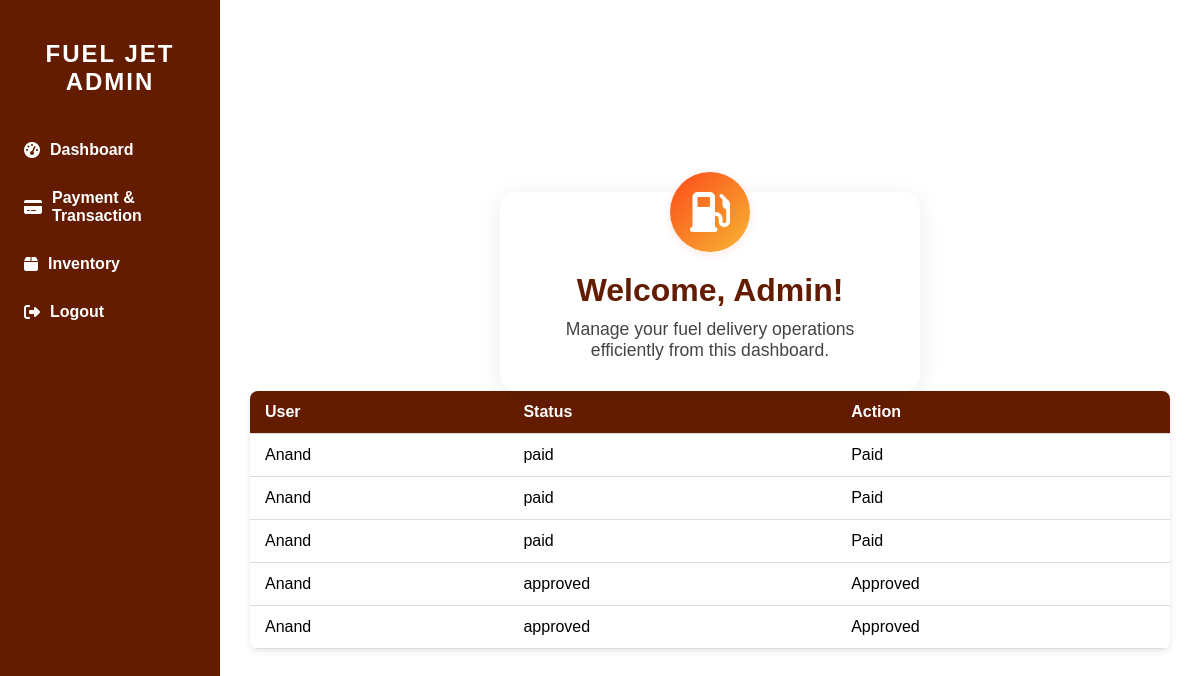
Page /admin-dashboard/ (signed in) on the earlier database version.
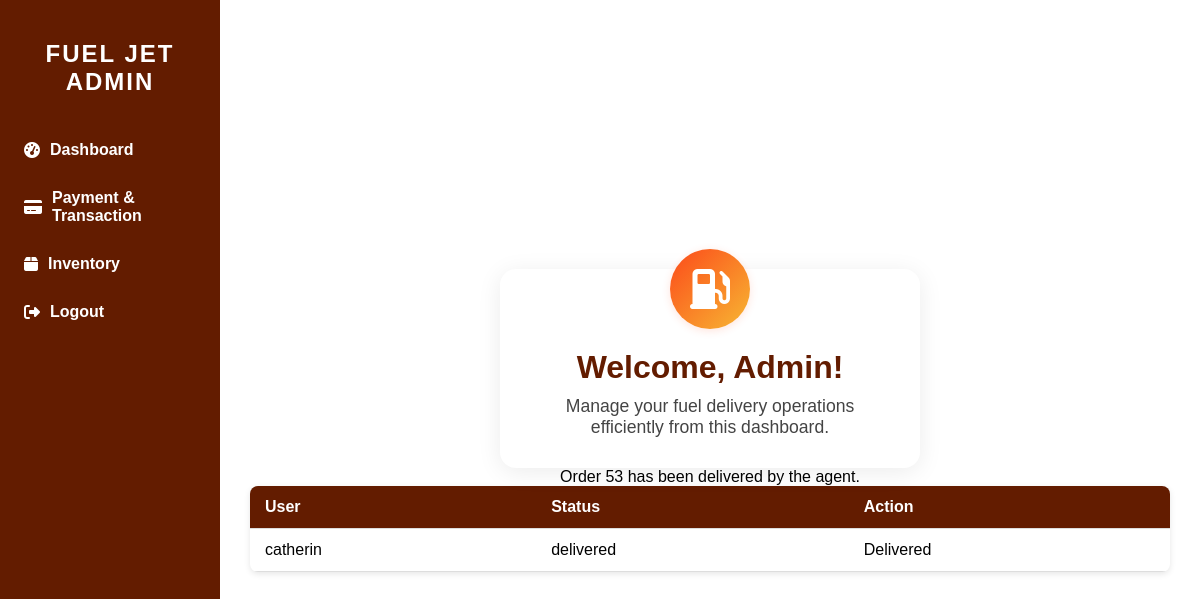
Same page on the later database version.
### Core/models.py (models this page shows, shortened)
class Order(models.Model):
    STATUS_CHOICES = [
        ('pending', 'Pending'),
        ('approved', 'Approved'),
        ('paid', 'Paid'),
    ]
    user = models.ForeignKey(User, on_delete=models.CASCADE, related_name='orders')
    phone = models.CharField(max_length=15, null=True, blank=True)  # User's phone number
    latitude = models.DecimalField(max_digits=9, decimal_places=6, null=True, blank=True)
    longitude = models.DecimalField(max_digits=9, decimal_places=6, null=True, blank=True)
    selected_pump = models.CharField(max_length=100)  # Petrol pump name as text
    fuel_type = models.CharField(max_length=100)
    quantity = models.FloatField(help_text="Quantity in litres")
    price_per_litre = models.DecimalField(max_digits=10, decimal_places=2)
    total_price = models.DecimalField(max_digits=12, decimal_places=2)
    ordered_at = models.DateTimeField(auto_now_add=True)
    status = models.CharField(max_length=20, choices=STATUS_CHOICES, default='pending')
    status_updated_at = models.DateTimeField(auto_now=True)
    user_notification = models.CharField(max_length=255, blank=True, null=True)
    admin_notification = models.CharField(max_length=255, blank=True, null=True)

### Core/views.py (the view)
# urls.py: path('admin-dashboard/', views.AdminDashboardView, name='admin_dashboard'),  # Admin dashboard
@login_required
def AdminDashboardView(request):
    if not request.user.is_staff:
        return redirect('home')
    orders = Order.objects.all().order_by('-ordered_at')
    payment_transactions = Payment.objects.select_related('customer', 'order').all().order_by('-date')
    total_payments = Payment.objects.count()
    fuel_count = Inventory.objects.count()
    return render(request, 'admin_dashboard.html', {
        'orders': orders,
        'payment_transactions': payment_transactions,
        'total_payments': total_payments,
        'fuel_count': fuel_count
    })

### templates/admin_dashboard.html (shortened to what this page needs)
{% load static %}
<!DOCTYPE html>
<html lang="en">
<head>
<link rel="stylesheet" href="https://cdnjs.cloudflare.com/ajax/libs/font-awesome/6.4.0/css/all.min.css" />
</head>
<body>
  <div class="sidebar">
    <h2>FUEL JET ADMIN</h2>
    <a href="{% url 'dashboard' %}" class="{% if request.resolver_match.url_name == 'dashboard' %}active{% endif %}"><i class="fas fa-tachometer-alt"></i> Dashboard</a>
    <a href="{% url 'payment' %}" class="{% if request.resolver_match.url_name == 'admin-payments' %}active{% endif %}"><i class="fas fa-credit-card"></i> Payment & Transaction</a>
    <a href="{%url 'inventory' %}" class="{% if request.resolver_match.url_name == 'admin-inventory' %}active{% endif %}"><i class="fas fa-box"></i> Inventory</a>
    <a href="{% url 'logout' %}"><i class="fas fa-sign-out-alt"></i> Logout</a>
  </div>
  <div class="content">
    <div class="welcome-card">
      <div class="icon-circle">
        <i class="fas fa-gas-pump"></i>
      </div>
      <h1>Welcome, Admin!</h1>
      <p>Manage your fuel delivery operations efficiently from this dashboard.</p>
    </div>
    {% for order in orders %}
      {% if order.admin_notification %}
        <div class="alert alert-success">{{ order.admin_notification }}</div>
      {% endif %}
    {% endfor %}
    <table>
      <thead>
        <tr>
          <th>User</th>
          <th>Status</th>
          <th>Action</th>
        </tr>
      </thead>
      <tbody>
      {% for order in orders %}
        <tr>
          <td>{{ order.user.username }}</td>
          <td>{{ order.status }}</td>
          <td>
            {% if order.status == 'pending' %}
              <form method="post" action="{% url 'admin_approve_order' order.id %}">
                {% csrf_token %}
                <button type="submit" class="btn btn-primary">Approve</button>
              </form>
            {% else %}
              {{ order.status|capfirst }}
            {% endif %}
          </td>
        </tr>
      {% endfor %}
      </tbody>
    </table>
  </div>
</body>
</html>

### templates/admin_dashboard.html (style rules this page uses)
* { box-sizing: border-box; }
body { margin: 0; font-family: Arial, sans-serif; background: url("https://images.unsplash.com/photo-1605282003441-a966bb348137?q=80&w=1440&auto=format&fit=crop&ixlib=rb-4.1.0&ixid=M3wxMjA3fDB8MHxwaG90by1wYWdlfHx8fGVufDB8fHx8fA%3D%3D") no-repeat center center fixed; background-size: cover; background-position: center center; }
.sidebar { position: fixed; left: 0; top: 0; width: 220px; height: 100vh; background-color: rgb(99,28,0); color: white; display: flex; flex-direction: column; padding-top: 20px; transition: all 0.3s ease; }
.sidebar h2 { text-align: center; margin-bottom: 30px; font-weight: 700; letter-spacing: 2px; }
.sidebar a { color: white; text-decoration: none; padding: 15px 20px; display: flex; align-items: center; gap: 10px; font-weight: 600; border-left: 4px solid transparent; transition: background 0.3s, border-left 0.3s; }
.content { margin-left: 220px; padding: 30px; transition: all 0.3s ease; text-align: center; min-height: 100vh; display: flex; flex-direction: column; align-items: center; justify-content: center; }
.welcome-card { background: #fff; border-radius: 16px; box-shadow: 0 4px 24px rgba(0,0,0,0.08); padding: 40px 30px 30px 30px; max-width: 420px; margin: 40px auto 0 auto; text-align: center; position: relative; animation: fadeIn 1s; }
.icon-circle { background: linear-gradient(135deg, #fc4a1a 0%, #f7b733 100%); color: #fff; width: 80px; height: 80px; border-radius: 50%; display: flex; align-items: center; justify-content: center; font-size: 2.5em; margin: -60px auto 20px auto; box-shadow: 0 2px 8px rgba(252,74,26,0.15); }
.welcome-card h1 { color: rgb(99,28,0); margin-bottom: 10px; margin-top: 0; }
.welcome-card p { color: #444; font-size: 1.1em; margin: 0; }
table { width: 100%; border-collapse: collapse; background: white; border-radius: 8px; overflow: hidden; box-shadow: 0 2px 6px rgba(0,0,0,0.1); }
th, td { padding: 12px 15px; text-align: left; border-bottom: 1px solid #ddd; }
th { background-color: rgb(99,28,0); color: white; }

Differences in the rows shown:
removed Order: user.username "Anand", status "paid", status "Paid", shown under "Welcome, Admin!"
removed Order: user.username "Anand", status "paid", status "Paid", shown under "Welcome, Admin!"
removed Order: user.username "Anand", status "paid", status "Paid", shown under "Welcome, Admin!"
removed Order: user.username "Anand", status "approved", status "Approved", shown under "Welcome, Admin!"
removed Order: user.username "Anand", status "approved", status "Approved", shown under "Welcome, Admin!"
added Order: admin_notification "Order 53 has been delivered by the agent.", user.username "catherin", status "delivered", status "Delivered"
